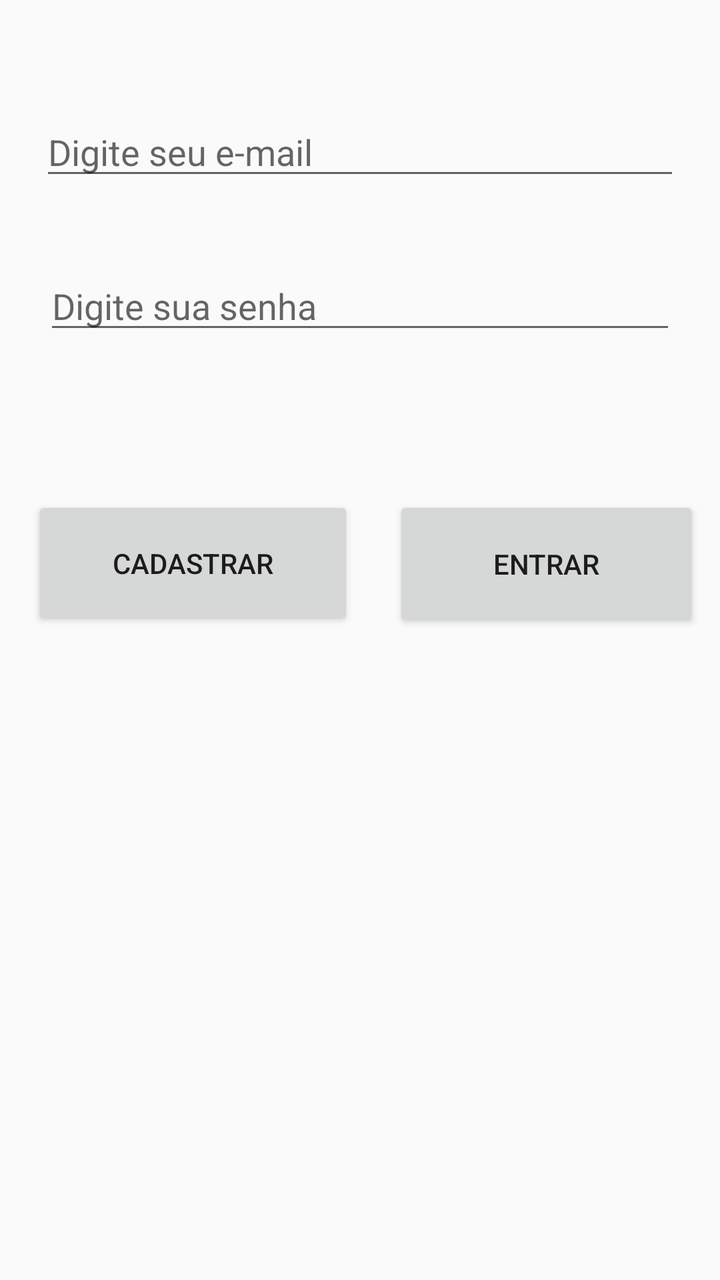
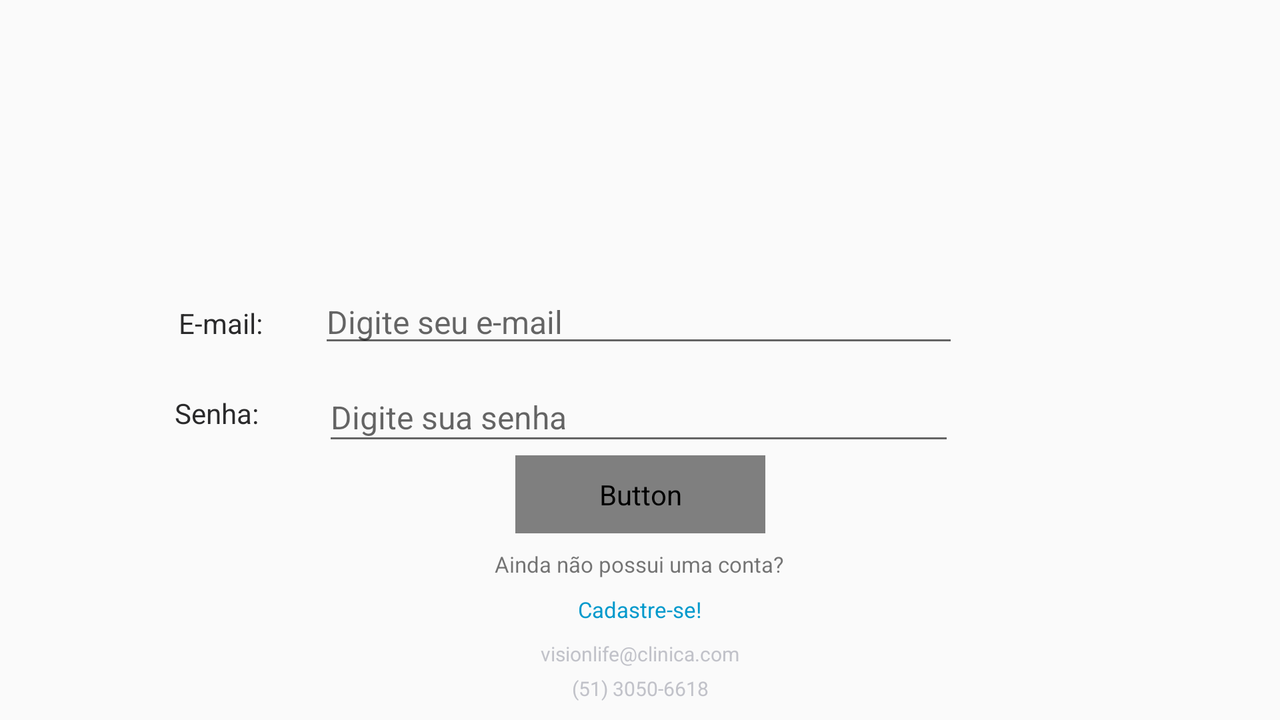

First picture: res/layout/ on a phone held upright. Second picture: the repository's own variant of that layout, on a device whose configuration matches the variant's folder. Source for both follows.
<!-- AndroidManifest.xml: activity theme AppThemeFull -->
<!-- res/layout/activity_login.xml -->
<?xml version="1.0" encoding="utf-8"?>
<android.support.constraint.ConstraintLayout xmlns:android="http://schemas.android.com/apk/res/android"
    xmlns:app="http://schemas.android.com/apk/res-auto"
    xmlns:tools="http://schemas.android.com/tools"
    android:layout_width="match_parent"
    android:layout_height="match_parent"
    tools:context=".LoginActivity">

    <EditText
        android:id="@+id/ete-mail"
        android:layout_width="320dp"
        android:layout_height="39dp"
        android:layout_marginEnd="8dp"
        android:layout_marginStart="8dp"
        android:layout_marginTop="56dp"
        android:ems="10"
        android:hint="Digite seu e-mail"
        android:inputType="textEmailAddress"
        app:layout_constraintEnd_toEndOf="parent"
        app:layout_constraintStart_toStartOf="parent"
        app:layout_constraintTop_toTopOf="parent" />

    <EditText
        android:id="@+id/etSenha"
        android:layout_width="316dp"
        android:layout_height="41dp"
        android:layout_marginEnd="8dp"
        android:layout_marginStart="8dp"
        android:layout_marginTop="36dp"
        android:ems="10"
        android:hint="Digite sua senha"
        android:inputType="textPassword"
        app:layout_constraintEnd_toEndOf="parent"
        app:layout_constraintStart_toStartOf="parent"
        app:layout_constraintTop_toBottomOf="@+id/ete-mail" />

    <Button
        android:id="@+id/btnCadastrar"
        android:layout_width="161dp"
        android:layout_height="67dp"
        android:layout_marginStart="16dp"
        android:layout_marginTop="76dp"
        android:text="CADASTRAR"
        app:layout_constraintStart_toStartOf="parent"
        app:layout_constraintTop_toBottomOf="@+id/etSenha" />

    <Button
        android:id="@+id/btnEntrar"
        android:layout_width="153dp"
        android:layout_height="68dp"
        android:layout_marginEnd="8dp"
        android:layout_marginStart="8dp"
        android:layout_marginTop="76dp"
        android:text="ENTRAR"
        app:layout_constraintEnd_toEndOf="parent"
        app:layout_constraintHorizontal_bias="0.84"
        app:layout_constraintStart_toEndOf="@+id/btnCadastrar"
        app:layout_constraintTop_toBottomOf="@+id/etSenha" />
</android.support.constraint.ConstraintLayout>
<!-- resources referenced by this layout -->
<resources>
  <style name="AppThemeFull" parent="Theme.AppCompat.Light.NoActionBar">
          
      </style>
</resources>
<!-- res/layout-land/activity_login.xml (the repository's variant of the layout above) -->
<!-- drawn on the phone turned sideways -->
<?xml version="1.0" encoding="utf-8"?>
<android.support.constraint.ConstraintLayout xmlns:android="http://schemas.android.com/apk/res/android"
    xmlns:app="http://schemas.android.com/apk/res-auto"
    xmlns:tools="http://schemas.android.com/tools"
    android:id="@+id/etNomeLogin"
    android:layout_width="match_parent"
    android:layout_height="match_parent"
    android:background="@color/common_google_signin_btn_text_dark_default"
    tools:context=".LoginActivity">


    <EditText
        android:id="@+id/etEmail"
        android:layout_width="320dp"
        android:layout_height="0dp"
        android:layout_marginEnd="8dp"
        android:layout_marginStart="8dp"
        android:layout_marginTop="140dp"
        android:ems="10"
        android:hint="Digite seu e-mail"
        android:inputType="textEmailAddress"
        android:textSize="16sp"
        app:layout_constraintEnd_toEndOf="parent"
        app:layout_constraintHorizontal_bias="0.498"
        app:layout_constraintStart_toStartOf="parent"
        app:layout_constraintTop_toTopOf="parent" />

    <EditText
        android:id="@+id/etSenha"
        android:layout_width="316dp"
        android:layout_height="41dp"
        android:layout_marginEnd="8dp"
        android:layout_marginStart="8dp"
        android:layout_marginTop="8dp"
        android:ems="10"
        android:hint="Digite sua senha"
        android:inputType="textPassword"
        android:textSize="16sp"
        app:layout_constraintEnd_toEndOf="parent"
        app:layout_constraintHorizontal_bias="0.498"
        app:layout_constraintStart_toStartOf="parent"
        app:layout_constraintTop_toBottomOf="@+id/etEmail" />


    <Button
        android:id="@+id/btnEntrar"
        android:layout_width="125dp"
        android:layout_height="39dp"
        android:layout_marginEnd="8dp"
        android:layout_marginStart="8dp"
        android:text="ENTRAR"
        android:textColor="@color/common_google_signin_btn_text_dark_default"
        app:layout_constraintEnd_toEndOf="parent"
        app:layout_constraintStart_toStartOf="parent"
        app:layout_constraintTop_toBottomOf="@+id/etSenha" />


    <TextView
        android:id="@+id/tvCadastrar"
        android:layout_width="wrap_content"
        android:layout_height="wrap_content"
        android:layout_marginBottom="8dp"
        android:layout_marginEnd="8dp"
        android:layout_marginStart="8dp"
        android:layout_marginTop="8dp"
        android:text="Cadastre-se!"
        android:textColor="@android:color/holo_blue_dark"
        android:textSize="11sp"
        app:layout_constraintBottom_toBottomOf="parent"
        app:layout_constraintEnd_toEndOf="parent"
        app:layout_constraintStart_toStartOf="parent"
        app:layout_constraintTop_toBottomOf="@+id/textView4"
        app:layout_constraintVertical_bias="0.0" />

    <TextView
        android:id="@+id/textView"
        android:layout_width="wrap_content"
        android:layout_height="29dp"
        android:layout_marginEnd="8dp"
        android:layout_marginStart="48dp"
        android:layout_marginTop="152dp"
        android:text="E-mail:"
        android:textColor="#FF2A2A2B"
        app:layout_constraintEnd_toStartOf="@+id/etEmail"
        app:layout_constraintHorizontal_bias="0.674"
        app:layout_constraintStart_toStartOf="parent"
        app:layout_constraintTop_toTopOf="parent" />

    <TextView
        android:id="@+id/textView3"
        android:layout_width="wrap_content"
        android:layout_height="wrap_content"
        android:layout_marginEnd="8dp"
        android:layout_marginStart="8dp"
        android:layout_marginTop="16dp"
        android:text="Senha:"
        android:textColor="#FF2A2A2B"
        app:layout_constraintEnd_toStartOf="@+id/etSenha"
        app:layout_constraintHorizontal_bias="0.768"
        app:layout_constraintStart_toStartOf="parent"
        app:layout_constraintTop_toBottomOf="@+id/textView" />

    <TextView
        android:id="@+id/textView4"
        android:layout_width="wrap_content"
        android:layout_height="wrap_content"
        android:layout_marginBottom="8dp"
        android:layout_marginEnd="8dp"
        android:layout_marginStart="8dp"
        android:layout_marginTop="8dp"
        android:text="Ainda não possui uma conta?"
        android:textSize="11sp"
        app:layout_constraintBottom_toBottomOf="parent"
        app:layout_constraintEnd_toEndOf="parent"
        app:layout_constraintHorizontal_bias="0.499"
        app:layout_constraintStart_toStartOf="parent"
        app:layout_constraintTop_toBottomOf="@+id/btnEntrar"
        app:layout_constraintVertical_bias="0.0" />

    <TextView
        android:id="@+id/textView5"
        android:layout_width="wrap_content"
        android:layout_height="17dp"
        android:layout_marginBottom="8dp"
        android:layout_marginEnd="8dp"
        android:layout_marginStart="8dp"
        android:layout_marginTop="8dp"
        android:text="visionlife@clinica.com"
        android:textColor="#FFC1C2C9"
        android:textSize="10sp"
        app:layout_constraintBottom_toBottomOf="parent"
        app:layout_constraintEnd_toEndOf="parent"
        app:layout_constraintStart_toStartOf="parent"
        app:layout_constraintTop_toBottomOf="@+id/tvCadastrar"
        app:layout_constraintVertical_bias="0.0" />

    <TextView
        android:id="@+id/textView6"
        android:layout_width="wrap_content"
        android:layout_height="wrap_content"
        android:layout_marginBottom="8dp"
        android:layout_marginEnd="8dp"
        android:layout_marginStart="8dp"
        android:text="(51) 3050-6618"
        android:textColor="#FFC1C2C9"
        android:textSize="10sp"
        app:layout_constraintBottom_toBottomOf="parent"
        app:layout_constraintEnd_toEndOf="parent"
        app:layout_constraintStart_toStartOf="parent"
        app:layout_constraintTop_toBottomOf="@+id/textView5"
        app:layout_constraintVertical_bias="0.291" />

    <ImageView
        android:id="@+id/imageView2"
        android:layout_width="262dp"
        android:layout_height="129dp"
        android:layout_marginBottom="8dp"
        android:layout_marginEnd="8dp"
        android:layout_marginStart="8dp"
        android:layout_marginTop="8dp"
        app:layout_constraintBottom_toBottomOf="parent"
        app:layout_constraintEnd_toEndOf="parent"
        app:layout_constraintStart_toStartOf="parent"
        app:layout_constraintTop_toTopOf="parent"
        app:layout_constraintVertical_bias="0.018"
        app:srcCompat="@drawable/logo" />



</android.support.constraint.ConstraintLayout>
